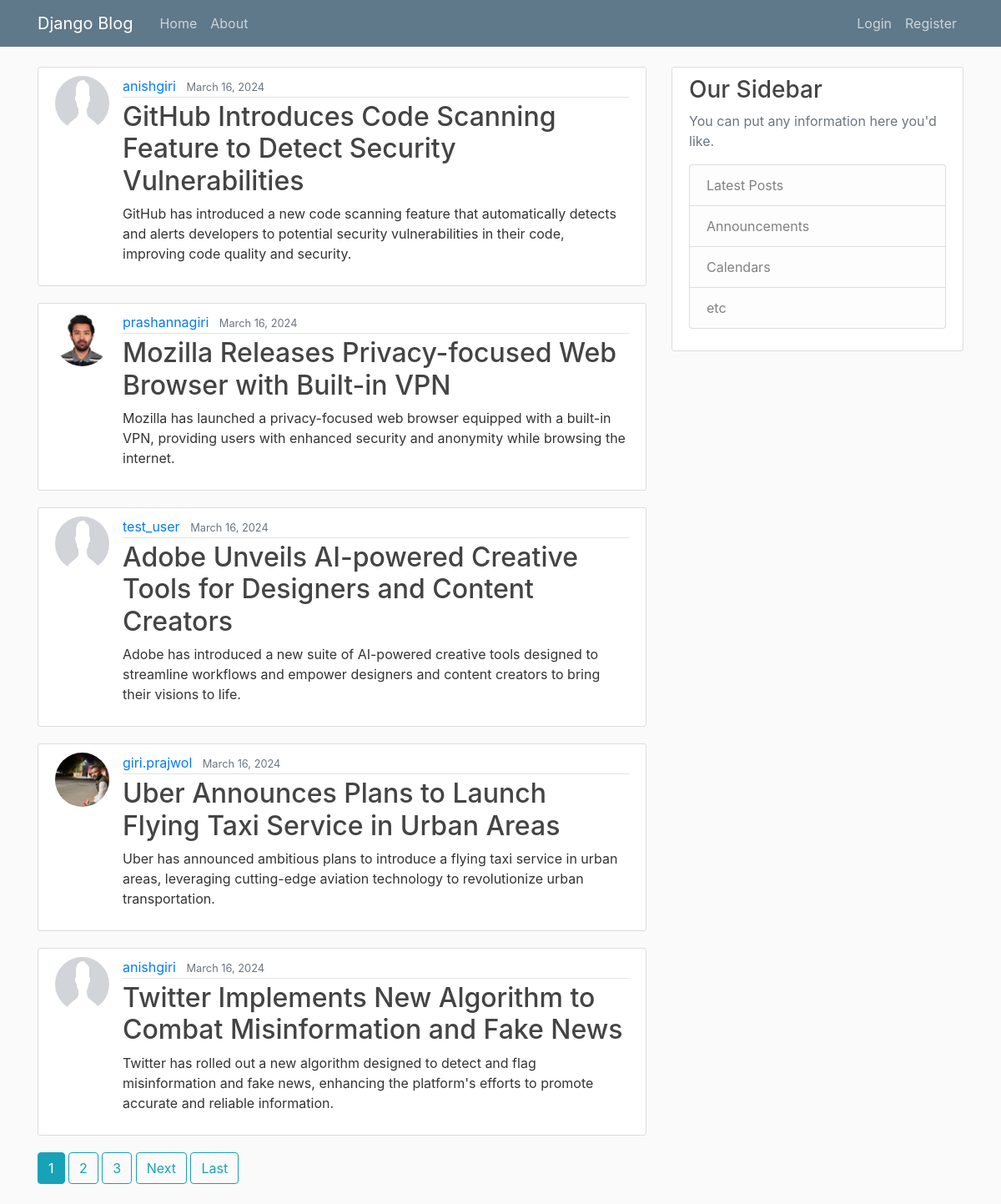
The page / on the database its author committed.
### blog/models.py (models this page shows, shortened)
class Post(models.Model):
    title = models.CharField(max_length=100)
    content = models.TextField()
    date_posted = models.DateTimeField(default=timezone.now)
    author = models.ForeignKey(User, on_delete=models.CASCADE)

### user/models.py (models this page shows, shortened)
class Profile(models.Model):
    user = models.OneToOneField(User, on_delete=models.CASCADE)
    image = models.ImageField(default='default.jpg', upload_to='profile_pics')

### blog/views.py (the view)
# urls.py: path('', PostListView.as_view(), name='blog-home'),
class PostListView(ListView):
    model = Post
    template_name = 'blog/home.html'
    context_object_name = 'posts'
    ordering = ['-date_posted']
    paginate_by = 5

### blog/templates/blog/home.html (shortened to what this page needs)
{%extends 'blog/base.html'%}
{%block content%}
{%for post in posts%}
<article class="media content-section">
    <img class='rounded-circle article-img' src="{{ post.author.profile.image.url}}">
    <div class="media-body">
        <div class="article-metadata">
          <a class="mr-2" href="{%url 'user-post' post.author.username%}">{{ post.author }}</a>
            <small class="text-muted">{{ post.date_posted | date:"F d, Y"}}</small>
        </div>
        <h2><a class="article-title" href="{% url 'post-detail' post.id%}">{{ post.title }}</a></h2>
        <p class="article-content">{{ post.content }}</p>
    </div>
</article>
{% endfor %}
{% if is_paginated %}
      {% for num in page_obj.paginator.page_range %}
        {% if page_obj.number == num %}
          <a class="btn btn-info mb-4" href="?page={{ num }}">{{ num }}</a>
        {% elif num > page_obj.number|add:'-3' and num < page_obj.number|add:'3' %}
          <a class="btn btn-outline-info mb-4" href="?page={{ num }}">{{ num }}</a>
        {% endif %}
      {% endfor %}
      {% if page_obj.has_next %}
        <a class="btn btn-outline-info mb-4" href="?page={{ page_obj.next_page_number }}">Next</a>
        <a class="btn btn-outline-info mb-4" href="?page={{ page_obj.paginator.num_pages }}">Last</a>
      {% endif %}
    {% endif %}
{%endblock content%}

### blog/templates/blog/base.html (shortened to what this page needs)
{%load static%}
<!DOCTYPE html>
<html>
    <head>
        <link rel="stylesheet" href="https://cdn.jsdelivr.net/npm/bootstrap@4.0.0/dist/css/bootstrap.min.css">
        <link rel="stylesheet" type="text/css" href="{% static 'blog/main.css'%}">
</head>
<body>
    <header class="site-header">
        <nav class="navbar navbar-expand-md navbar-dark bg-steel fixed-top">
            <div class="container">
                <a class="navbar-brand mr-4" href="/">Django Blog</a>
                <div class="collapse navbar-collapse" id="navbarToPggle">
                    <div class="navbar-nav mr-auto">
                        <a class="nav-item nav-link" href="{% url 'blog-home' %}">Home</a>
                        <a class="nav-item nav-link" href="{% url 'blog-about' %}">About</a>
                    </div>
                    <div class="navbar-nav">
                        {%if user.is_authenticated%}
                        <a class="nav-item nav-link" href="{% url 'post-create'%}">New Post</a>
                        <a class="nav-item nav-link" href="{% url 'profile'%}">Profile</a>
                        <a class="nav-item nav-link" href="{% url 'Logout'%}">Log Out</a>
                        {%else%}
                         <a class="nav-item nav-link" href="{% url 'Login'%}">Login</a>
                        <a class="nav-item nav-link" href="{%url 'register'%}">Register</a>
                        {%endif%}
                    </div>
                </div>
            </div>
        </nav>
    </header>
    <main role="main" class="container">
        <div class="row">
            <div class="col-md-8">
                {% block content %}{% endblock %}
            </div>
            <div class="col-md-4">
                <div class="content-section">
                    <h3>Our Sidebar</h3>
                    <p class='text-muted'>You can put any information here you'd like.
                        <ul class="list-group">
                            <li class="list-group-item list-group-item-light">Latest Posts</li>
                            <li class="list-group-item list-group-item-light">Announcements</li>
                            <li class="list-group-item list-group-item-light">Calendars</li>
                            <li class="list-group-item list-group-item-light">etc</li>
                        </ul>
                    </p>
                </div>
            </div>
        </div>
    </main>
</body>
</html>

### blog/static/blog/main.css (style rules this page uses)
body { background: #fafafa; color: #333333; margin-top: 5rem; }
h1, h2, h3, h4, h5, h6 { color: #444444; }
ul { margin: 0; }
.bg-steel { background-color: #5f788a; }
.site-header .navbar-nav .nav-link { color: #cbd5db; }
.content-section { background: #ffffff; padding: 10px 20px; border: 1px solid #dddddd; border-radius: 3px; margin-bottom: 20px; }
.article-title { color: #444444; }
.article-content { white-space: pre-line; }
.article-img { height: 65px; width: 65px; margin-right: 16px; }
.article-metadata { padding-bottom: 1px; margin-bottom: 4px; border-bottom: 1px solid #e3e3e3 }

### rows shown on the page
Post: author.profile.image (placeholder picture), author "anishgiri", date_posted "March 16, 2024", title "GitHub Introduces Code Scanning Feature to Detect Security Vulnerabilities", content "GitHub has introduced a new code scanning feature that automatically detects and alerts developers to potential security vulnerabilities in their code, improving code quality and security."
Post: author.profile.image (picture), author "prashannagiri", date_posted "March 16, 2024", title "Mozilla Releases Privacy-focused Web Browser with Built-in VPN", content "Mozilla has launched a privacy-focused web browser equipped with a built-in VPN, providing users with enhanced security and anonymity while browsing the internet."
Post: author.profile.image (placeholder picture), author "test_user", date_posted "March 16, 2024", title "Adobe Unveils AI-powered Creative Tools for Designers and Content Creators", content "Adobe has introduced a new suite of AI-powered creative tools designed to streamline workflows and empower designers and content creators to bring their visions to life."
Post: author.profile.image (picture), author "giri.prajwol", date_posted "March 16, 2024", title "Uber Announces Plans to Launch Flying Taxi Service in Urban Areas", content "Uber has announced ambitious plans to introduce a flying taxi service in urban areas, leveraging cutting-edge aviation technology to revolutionize urban transportation."
Post: author.profile.image (placeholder picture), author "anishgiri", date_posted "March 16, 2024", title "Twitter Implements New Algorithm to Combat Misinformation and Fake News", content "Twitter has rolled out a new algorithm designed to detect and flag misinformation and fake news, enhancing the platform's efforts to promote accurate and reliable information."

### other values the page prints
{{ num }} "1"
{{ num }} "2" "3"
